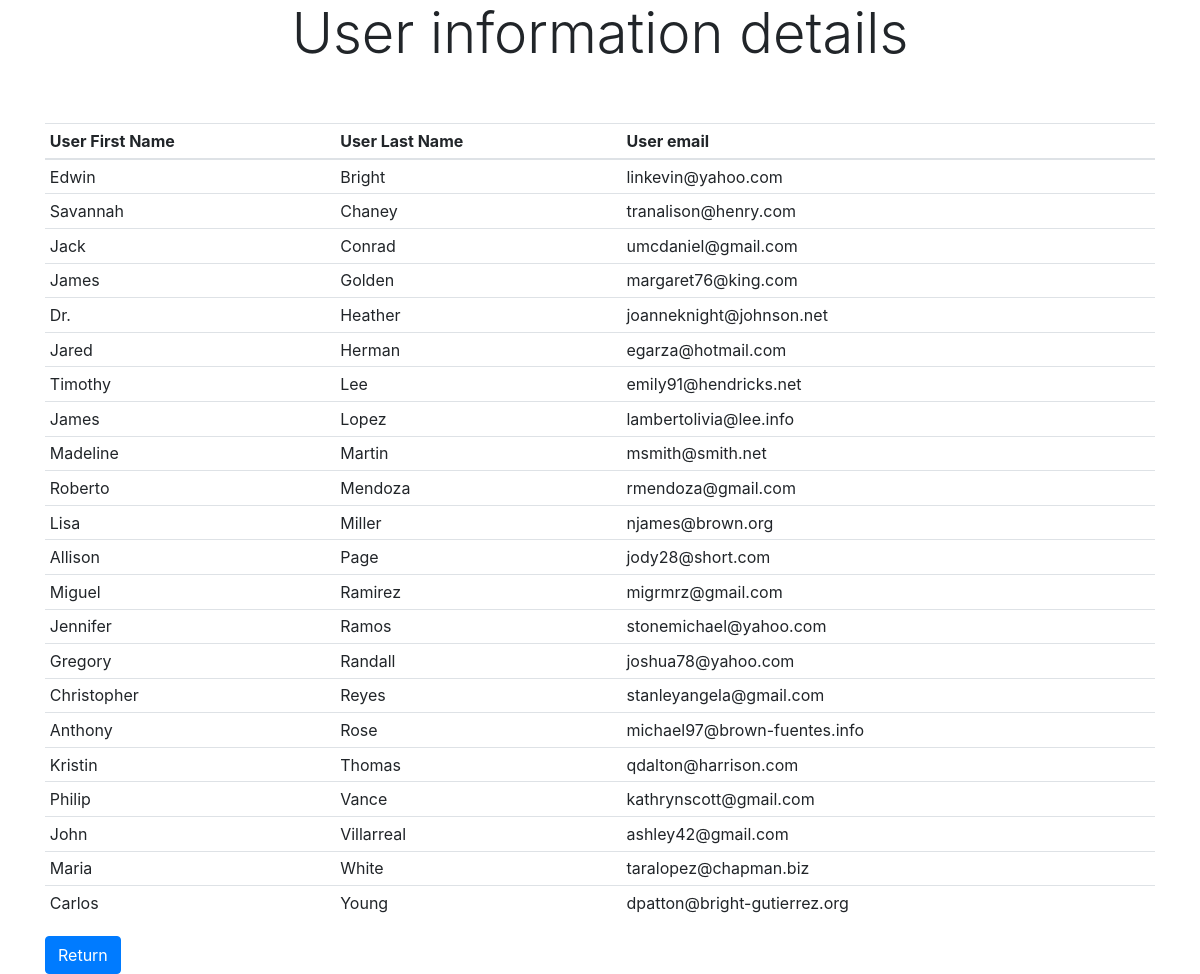
The app's page /user/info/ with its own data.
### user_registration_app/models.py (models this page shows)
class User(models.Model):
    first_name = models.CharField(max_length=128)
    last_name = models.CharField(max_length=128)
    user_mail = models.EmailField(max_length=254, unique=True)

### user_registration_app/views.py (the view)
# urls.py: path('info/', views.user_info, name='user_info'),
def user_info(request):
    user_list = User.objects.order_by('last_name')
    user_dict = {'users': user_list}
    return render(request, 'user_registration_app/userInfo.html', user_dict)

### templates/user_registration_app/userInfo.html (shortened to what this page needs)
<!DOCTYPE html>
<html lang="en" dir="ltr">
  <head>
    <link rel="stylesheet" href="https://stackpath.bootstrapcdn.com/bootstrap/4.3.1/css/bootstrap.min.css">
  </head>
  <body>
    <div class="container">
      <h4 class="display-4 text-center">User information details</h4><br><br>
      {% if users %}
      <table class="table table-sm table-hover">
        <thead>
          <tr>
            <th>User First Name</th>
            <th>User Last Name</th>
            <th>User email</th>
          </tr>
        </thead>
        {% for user in users %}
        <tr>
          <td>{{ user.first_name }}</td>
          <td>{{ user.last_name }}</td>
          <td>{{ user.user_mail }}</td>
        </tr>
        {% endfor %}
      </table>
      {% else %}
      <h1>There are no records yet</h1>
      {% endif %}
      <a class="btn btn-primary" href="/" role="button">Return</a>
    </div>
  </body>
</html>

### records on screen
User: first_name "Edwin", last_name "Bright", user_mail "linkevin@yahoo.com"
User: first_name "Savannah", last_name "Chaney", user_mail "tranalison@henry.com"
User: first_name "Jack", last_name "Conrad", user_mail "umcdaniel@gmail.com"
User: first_name "James", last_name "Golden", user_mail "margaret76@king.com"
User: first_name "Dr.", last_name "Heather", user_mail "joanneknight@johnson.net"
User: first_name "Jared", last_name "Herman", user_mail "egarza@hotmail.com"
User: first_name "Timothy", last_name "Lee", user_mail "emily91@hendricks.net"
User: first_name "James", last_name "Lopez", user_mail "lambertolivia@lee.info"
User: first_name "Madeline", last_name "Martin", user_mail "msmith@smith.net"
User: first_name "Roberto", last_name "Mendoza", user_mail "rmendoza@gmail.com"
User: first_name "Lisa", last_name "Miller", user_mail "njames@brown.org"
User: first_name "Allison", last_name "Page", user_mail "jody28@short.com"
User: first_name "Miguel", last_name "Ramirez", user_mail "migrmrz@gmail.com"
User: first_name "Jennifer", last_name "Ramos", user_mail "stonemichael@yahoo.com"
User: first_name "Gregory", last_name "Randall", user_mail "joshua78@yahoo.com"
User: first_name "Christopher", last_name "Reyes", user_mail "stanleyangela@gmail.com"
User: first_name "Anthony", last_name "Rose", user_mail "michael97@brown-fuentes.info"
User: first_name "Kristin", last_name "Thomas", user_mail "qdalton@harrison.com"
User: first_name "Philip", last_name "Vance", user_mail "kathrynscott@gmail.com"
User: first_name "John", last_name "Villarreal", user_mail "ashley42@gmail.com"
User: first_name "Maria", last_name "White", user_mail "taralopez@chapman.biz"
User: first_name "Carlos", last_name "Young", user_mail "dpatton@bright-gutierrez.org"
